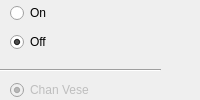
  <widget class="QDockWidget" name="OneClickSegmentationDockWidget">
   <property name="windowTitle">
    <string>One Click</string>
   </property>
   <attribute name="dockWidgetArea">
    <number>1</number>
   </attribute>
   <widget class="QWidget" name="dockWidgetContents">
    <widget class="QDialogButtonBox" name="buttonBox">
     <property name="enabled">
      <bool>false</bool>
     </property>
     <property name="geometry">
      <rect>
       <x>30</x>
       <y>210</y>
       <width>126</width>
       <height>26</height>
      </rect>
     </property>
     <property name="standardButtons">
      <set>QDialogButtonBox::Cancel|QDialogButtonBox::Ok</set>
     </property>
    </widget>
    <widget class="Line" name="line">
     <property name="geometry">
      <rect>
       <x>7</x>
       <y>130</y>
       <width>161</width>
       <height>20</height>
      </rect>
     </property>
     <property name="orientation">
      <enum>Qt::Horizontal</enum>
     </property>
    </widget>
    <widget class="QWidget" name="layoutWidget7">
     <property name="geometry">
      <rect>
       <x>10</x>
       <y>80</y>
       <width>121</width>
       <height>48</height>
      </rect>
     </property>
     <layout class="QVBoxLayout" name="verticalLayout_7">
      <item>
       <widget class="QRadioButton" name="ChanVeseBtn">
        <property name="enabled">
         <bool>false</bool>
        </property>
        <property name="text">
         <string>Chan Vese</string>
        </property>
        <property name="checked">
         <bool>true</bool>
        </property>
       </widget>
      </item>
      <item>
       <widget class="QRadioButton" name="radioButton_4">
        <property name="enabled">
         <bool>false</bool>
        </property>
        <property name="text">
         <string>Shape-Based</string>
        </property>
       </widget>
      </item>
     </layout>
    </widget>
    <widget class="QWidget" name="layoutWidget8">
     <property name="geometry">
      <rect>
       <x>10</x>
       <y>150</y>
       <width>191</width>
       <height>50</height>
      </rect>
     </property>
     <layout class="QHBoxLayout" name="horizontalLayout_20">
      <item>
       <layout class="QVBoxLayout" name="verticalLayout_6">
        <item>
         <widget class="QRadioButton" name="radioButton">
          <property name="enabled">
           <bool>false</bool>
          </property>
          <property name="text">
           <string>2D</string>
          </property>
          <property name="checked">
           <bool>true</bool>
          </property>
         </widget>
        </item>
        <item>
         <widget class="QRadioButton" name="radioButton_2">
          <property name="enabled">
           <bool>false</bool>
          </property>
          <property name="text">
           <string>3D</string>
          </property>
         </widget>
        </item>
       </layout>
      </item>
      <item>
       <layout class="QHBoxLayout" name="horizontalLayout_19">
        <item>
         <widget class="QLabel" name="label_17">
          <property name="enabled">
           <bool>false</bool>
          </property>
          <property name="text">
           <string>Radius</string>
          </property>
         </widget>
        </item>
        <item>
         <widget class="QDoubleSpinBox" name="doubleSpinBox">
          <property name="enabled">
           <bool>false</bool>
          </property>
          <property name="suffix">
           <string>um</string>
          </property>
          <property name="minimum">
           <double>0.100000000000000</double>
          </property>
          <property name="maximum">
           <double>6.000000000000000</double>
          </property>
          <property name="singleStep">
           <double>0.100000000000000</double>
          </property>
          <property name="value">
           <double>3.000000000000000</double>
          </property>
         </widget>
        </item>
       </layout>
      </item>
     </layout>
    </widget>
    <widget class="QWidget" name="layoutWidget4_2">
     <property name="geometry">
      <rect>
       <x>10</x>
       <y>0</y>
       <width>49</width>
       <height>56</height>
      </rect>
     </property>
     <layout class="QVBoxLayout" name="verticalLayout_9">
      <item>
       <widget class="QRadioButton" name="SeedWidgetOnRadioBtn">
        <property name="text">
         <string>On</string>
        </property>
        <property name="shortcut">
         <string>Ctrl+C, Ctrl+Y</string>
        </property>
        <property name="checked">
         <bool>false</bool>
        </property>
       </widget>
      </item>
      <item>
       <widget class="QRadioButton" name="SeedWidgetOffRadioBtn">
        <property name="text">
         <string>Off</string>
        </property>
        <property name="shortcut">
         <string>Ctrl+C, Ctrl+N</string>
        </property>
        <property name="checked">
         <bool>true</bool>
        </property>
       </widget>
      </item>
     </layout>
    </widget>
    <widget class="Line" name="line_2">
     <property name="geometry">
      <rect>
       <x>0</x>
       <y>60</y>
       <width>161</width>
       <height>20</height>
      </rect>
     </property>
     <property name="orientation">
      <enum>Qt::Horizontal</enum>
     </property>
    </widget>
   </widget>
  </widget>
